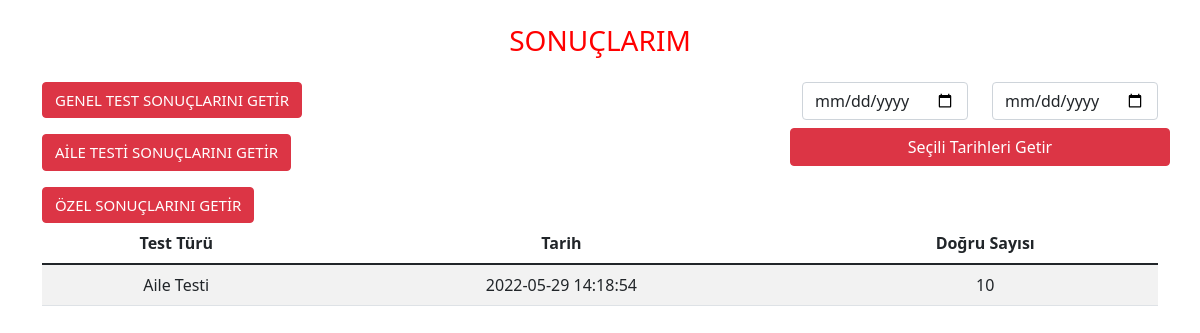
Page /sonuclar.php?id=17 (signed in) on the committed database.
### tables this page shows
CREATE TABLE `sonuclar` (
  `id` int(11) NOT NULL,
  `kullanici_id` int(11) NOT NULL,
  `test_turu` text NOT NULL,
  `tarih` timestamp NOT NULL DEFAULT current_timestamp() ON UPDATE current_timestamp(),
  `dogru_sayisi` int(11) NOT NULL
);

### sonuclar.php (the view, shortened to what this page needs)
<!doctype html>
<html lang="en">
  <head>
    <link href="https://cdn.jsdelivr.net/npm/bootstrap@5.1.3/dist/css/bootstrap.min.css" rel="stylesheet">
  </head>
  <body>
    <?php
     include "baglanti.php";
    $id=$_GET["id"];
     ?>
      <div class="container">
            <div class="row">
                <div class="col-md-12 mt-4">
                    <h3 style="text-align: center; color:red;">
                        SONUÇLARIM </h3></div>
                        <div class="col-md-4 mt-3">
                            <div class="row">
                              <div class="col-md-12">
                                <?php
                                $genel="Genel";
                                $aile="Aile";
                                $ozel="Özel";
                                ?>
                              <a class="btn btn-danger" href="sonuclar.php?tur=<?php echo $genel;?>&id=<?php echo $id;?>&secim=test" style="text-decoration: none;  font-size: 15px;">GENEL TEST SONUÇLARINI GETİR</a>
                  </div> </div>
                  <div class="row">
                              <div class="col-md-12 mt-3">
                              <a class="btn btn-danger" href="sonuclar.php?tur=<?php echo $aile;?>&id=<?php echo $id;?>&secim=test" style="text-decoration: none;  font-size: 15px;">AİLE TESTİ SONUÇLARINI GETİR </a>
                  </div> </div>
                  <div class="row">
                              <div class="col-md-12 mt-3">
                              <a class="btn btn-danger" href="sonuclar.php?tur=<?php echo $ozel;?>&id=<?php echo $id;?>&secim=test" style="text-decoration: none;  font-size: 15px;">ÖZEL SONUÇLARINI GETİR </a>
                  </div> </div>
                        </div>
<div class="col-md-4"></div>
                        <div class="col-md-4 mt-3">
                          <form action="sonuclar.php?id=<?php echo $id;?>&secim=tarih" method="post">
                            <div class="row">
                              <div class="col-md-6">
                                <input type="date" name = "tarih1" class="form-control"></div>
                               <div class="col-md-6"><input type="date" name = "tarih2" class="form-control">
                            </div></div>
                            <div class="row">
                            <input name="buton" type="submit" class="btn btn-danger mt-2" value="Seçili Tarihleri Getir">
                          </div></form>
                        </div></div>
                          <?php
                          if(isset($_GET["secim"])){
                          $secim = $_GET["secim"];
                          switch ($secim) {
                            case "tarih":
                                $tarih1=$_POST["tarih1"];
                                $tarih2=$_POST["tarih2"];?>
                                <div class="row">
                                <div class="col-md-12">
                                    <table class="table table-hover table-striped" style="text-align: center;">
                                        <thead>
                                            <th>Test Türü</th>
                                            <th>Tarih</th>
                                            <th>Doğru Sayısı</th>
                                        </thead>
                                        <tbody>
                                            <?php
                                               $rows = $conn->query("SELECT * FROM sonuclar  WHERE kullanici_id=$id && tarih between '$tarih1' and '$tarih2'");
                                               foreach ($rows as $row) { ?>
                                            <tr>
                                                <td><?php echo $row["test_turu"]?></td>
                                                <td><?php echo $row["tarih"]?></td>
                                                <td><?php echo $row["dogru_sayisi"]?></td>
                                            </tr>
                                            <?php } ?>
                                        </tbody>
                                    </table>
                                </div>
                            </div><?php
                              break;
                            case "test":
                                $id=$_GET["id"];
                                $tur=$_GET["tur"];
                                ?>
                                <div class="row">
                                <div class="col-md-12">
                                    <table class="table table-hover table-striped" style="text-align: center;">
                                        <thead>
                                            <th>Test Türü</th>
                                            <th>Tarih</th>
                                            <th>Doğru Sayısı</th>
                                        </thead>
                                        <tbody>
                                            <?php
                                               $rows = $conn->query("SELECT * FROM sonuclar WHERE kullanici_id='$id' AND test_turu LIKE '$tur%'");
                                               foreach ($rows as $row) { ?>
                                            <tr>
                                                <td><?php echo $row["test_turu"]?></td>
                                                <td><?php echo $row["tarih"]?></td>
                                                <td><?php echo $row["dogru_sayisi"]?></td>
                                            </tr>
                                            <?php } ?>
                                        </tbody>
                                    </table>
                                </div>
                            </div><?php
                              break;
                            default:
                          }
                        }
else{ ?>
            <div class="row">
                <div class="col-md-12">
                    <table class="table table-hover table-striped" style="text-align: center;">
                        <thead>
                            <th>Test Türü</th>
                            <th>Tarih</th>
                            <th>Doğru Sayısı</th>
                        </thead>
                        <tbody>
                            <?php
                               $rows = $conn->query("SELECT * FROM sonuclar  WHERE kullanici_id=$id");
                               foreach ($rows as $row) { ?>
                            <tr>
                                <td><?php echo $row["test_turu"]?></td>
                                <td><?php echo $row["tarih"]?></td>
                                <td><?php echo $row["dogru_sayisi"]?></td>
                            </tr>
                            <?php } ?>
                        </tbody>
                    </table>
                </div>
            </div>
                               </div><?php } ?>
  </body>
</html>

### rows in the picture
sonuclar: test_turu "Aile Testi", tarih "2022-05-29 14:18:54", dogru_sayisi "10"
